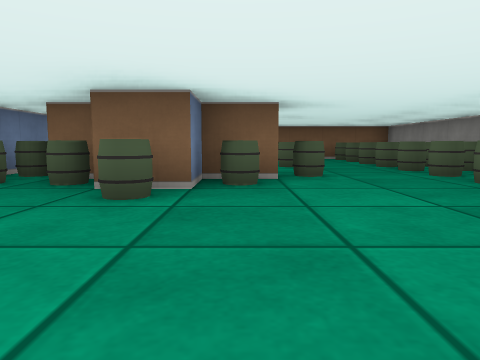
[1] (above)

16 first-person views from a walk through a cub3D maze. The camera is about half as high as the walls, tilts 6° down and sees 70° across. The floor is counted in squares. Each view is taken from the middle of a square. On the plan, view 1 faces up. The plan holds only what a view shows up to about 9 squares ahead; the rest is blank.

[2]
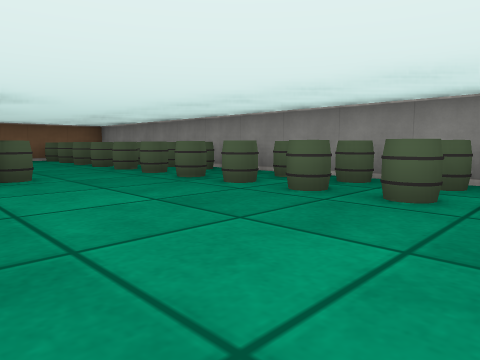

[3]
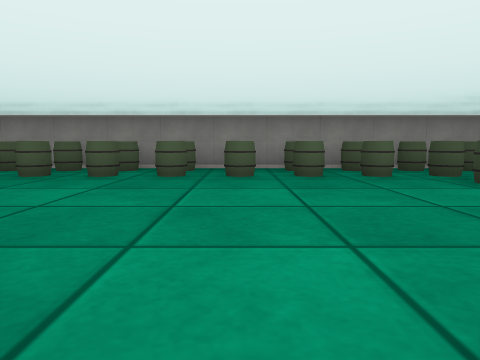

[4]
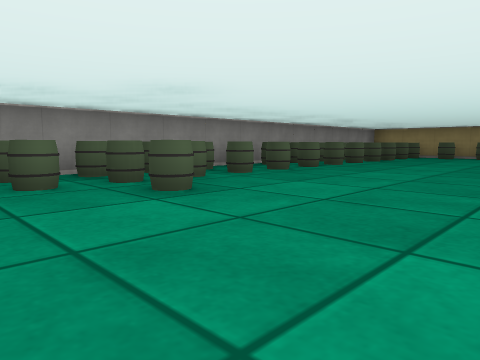

[5]
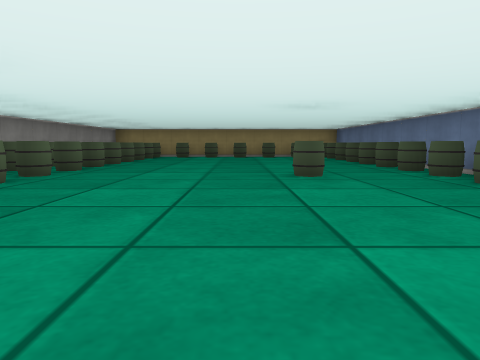

[6]
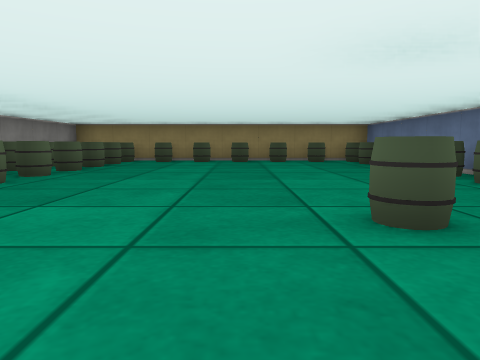

[7]
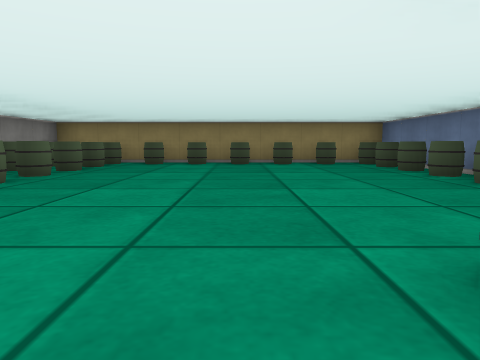

[8]
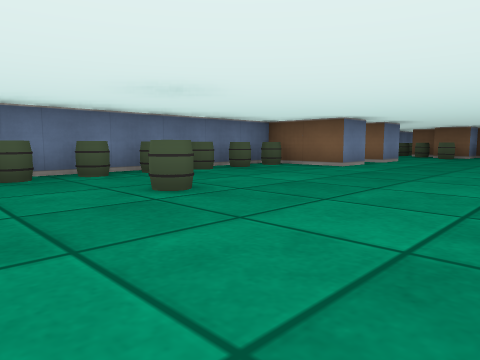

[9]
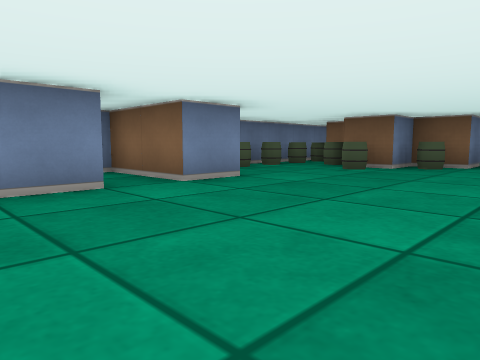

[10]
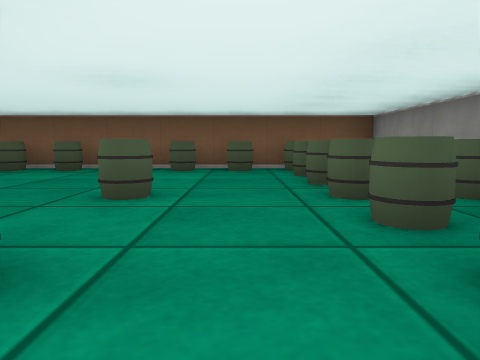

[11]
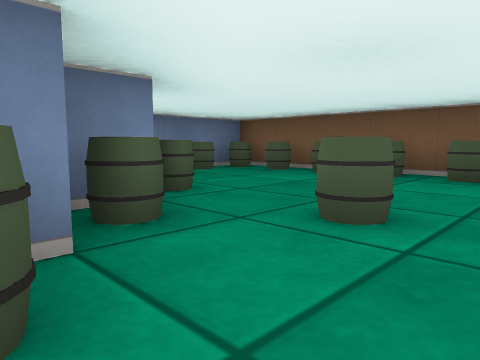

[12]
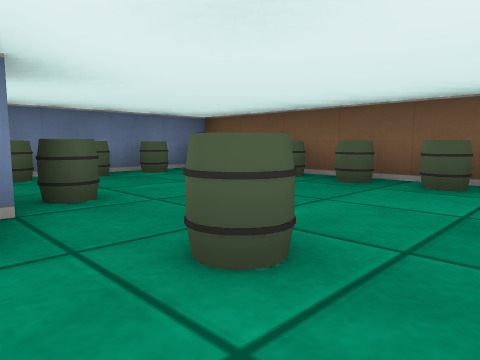

[13]
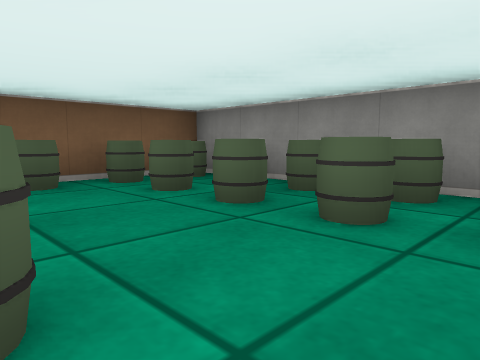

[14]
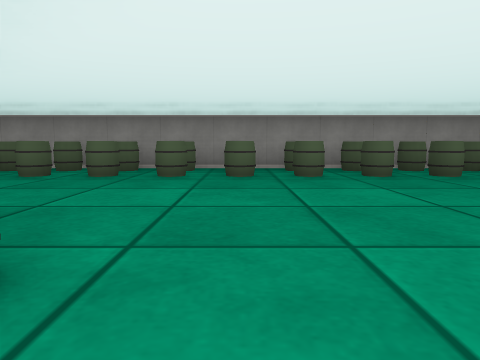

[15]
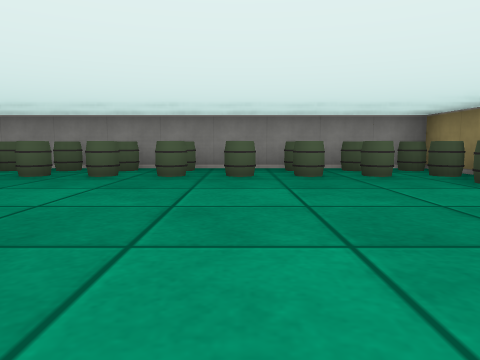

[16]
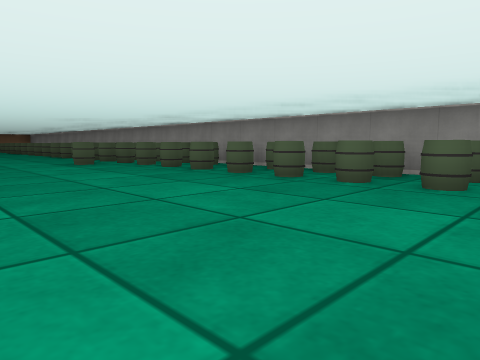

### Floor plan
Points are (right, up) in squares from view 1. A wall is a line through its corners. A room is listed if a view was taken in it or the views show most of it. See-through windows are left out.
Room 1 (views 1, 2, 3, 4, 5, 6, 7, 8, 9, 10, 11, 12, 13, 14, 15, 16)
walls: (-1.5, -1.4) (-1.5, -2.5) (-3.5, -2.5) (-3.5, -14.5) (4.5, -14.5) (4.5, 10.5) (-3.5, 10.5) (-3.5, 2.5); (-1.5, 0.5) (-1.5, -0.5) (-3.5, -0.5); (-1.9, 4.5) (-2.5, 4.5); (0.5, 5.5) (0.5, 4.5) (-0.5, 4.5) (-0.5, 3.5) (-1.5, 3.5); (-0.5, 6.5) (-0.5, 5.8)
objects: barrel (-3, -14); barrel (-3, -13); barrel (-3, -12); barrel (-3, -11); barrel (-3, -10); barrel (-3, -9); barrel (-3, -8); barrel (-3, -7); barrel (-3, -6); barrel (-3, -5); barrel (-3, -4); barrel (-3, -3); barrel (-3, 2); barrel (-3, 3); barrel (-3, 4); barrel (-3, 5); barrel (-3, 7); barrel (-3, 8); barrel (-3, 9); barrel (-3, 10); barrel (-2, -14); barrel (-2, 4); barrel (-2, 10); barrel (-1, -14); barrel (-1, -7); barrel (-1, 3); barrel (-1, 7); barrel (-1, 10); barrel (0, -14); barrel (0, 4); barrel (0, 6); barrel (0, 10); barrel (1, -14); barrel (1, 5); barrel (1, 7); barrel (1, 10); barrel (2, -14); barrel (2, -4); barrel (2, 10); barrel (3, -14); barrel (3, -13); barrel (3, -12); barrel (3, -11); barrel (3, -10); barrel (3, -9); barrel (3, -8); barrel (3, -7); barrel (3, -6); barrel (3, -5); barrel (3, -4); barrel (3, -3); barrel (3, -2); barrel (3, -1); barrel (3, 0); barrel (3, 1); barrel (3, 2); barrel (3, 3); barrel (3, 4); barrel (3, 5); barrel (3, 6); barrel (3, 7); barrel (3, 8); barrel (3, 9); barrel (3, 10); barrel (4, -14); barrel (4, -13); barrel (4, -12); barrel (4, -11); barrel (4, -10); barrel (4, -9); barrel (4, -8); barrel (4, -7); barrel (4, -6); barrel (4, -5); barrel (4, -4); barrel (4, -3); barrel (4, -2); barrel (4, -1); barrel (4, 0); barrel (4, 1); barrel (4, 2); barrel (4, 3); barrel (4, 4); barrel (4, 5); barrel (4, 6); barrel (4, 7); barrel (4, 8); barrel (4, 10)

Positions as (right, up) in squares from view 1, and headings:
1: (0, 0), facing up
2: (0, 0), facing up-right
3: (-2, -1), facing right
4: (-1, -2), facing down-right
5: (0, -2), facing down
6: (0, -5), facing down
7: (0, -6), facing down
8: (2, -9), facing up-left
9: (2, -3), facing up-left
10: (2, 4), facing up
11: (2, 5), facing up-left
12: (2, 6), facing up-left
13: (1, 6), facing up-right
14: (-2, 2), facing right
15: (-2, -11), facing right
16: (-1, -12), facing up-right
